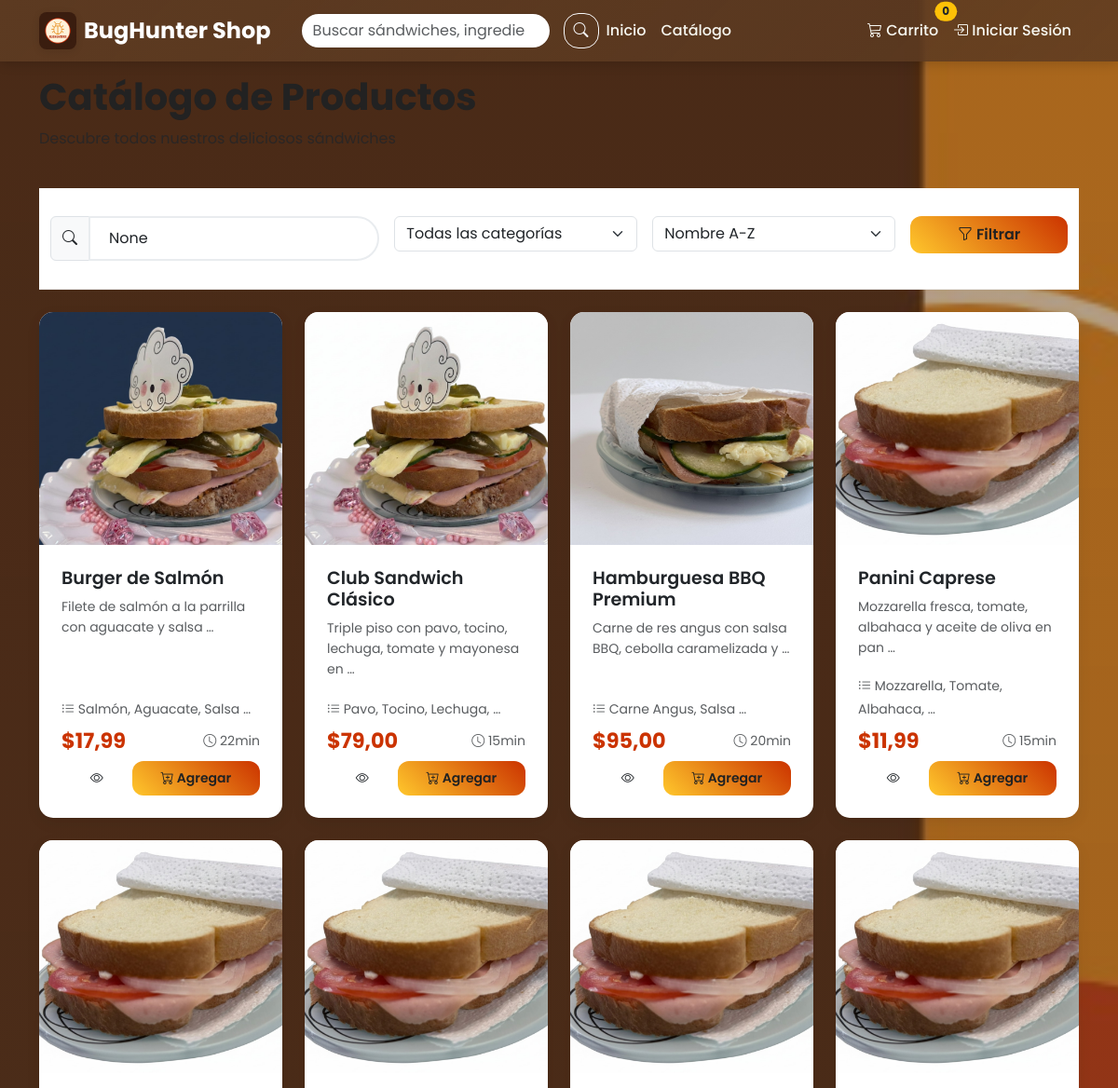
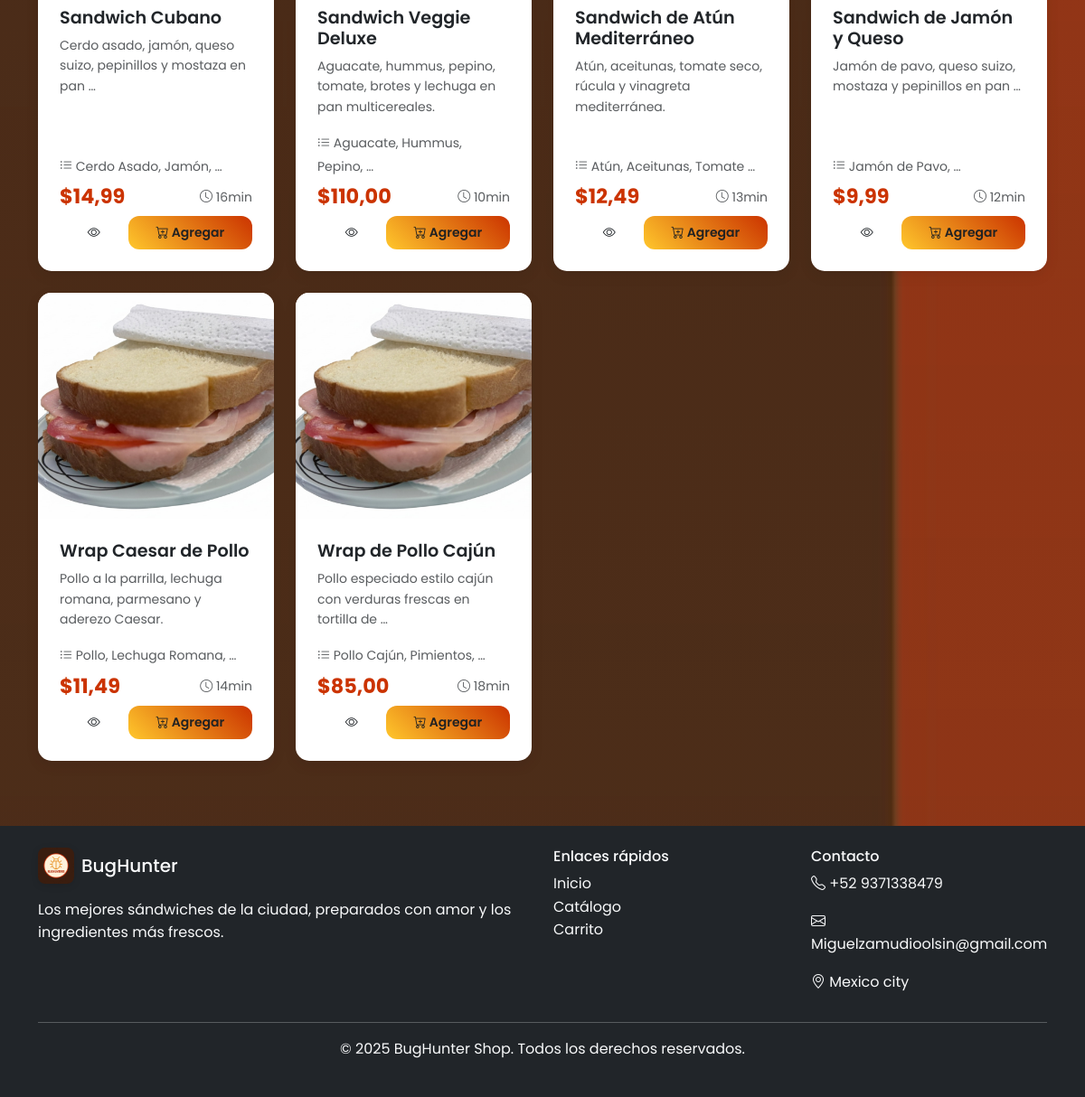
Screenshot of /catalogo/ with the database file from the repository (2 pictures, top to bottom).
### productos/models.py (models this page shows, shortened)
class Producto(models.Model):
    nombre = models.CharField(max_length=200)
    slug = models.SlugField(max_length=200, unique=True, blank=True)
    descripcion = models.TextField()
    categoria = models.ForeignKey(Categoria, on_delete=models.CASCADE, related_name='productos')
    precio = models.DecimalField(max_digits=10, decimal_places=2)
    imagen = models.ImageField(upload_to='productos/', blank=True, null=True)
    disponible = models.BooleanField(default=True)
    destacado = models.BooleanField(default=False)
    ingredientes = models.TextField(blank=True, help_text="Lista de ingredientes separados por comas")
    tiempo_preparacion = models.PositiveIntegerField(default=15, help_text="Tiempo en minutos")
    fecha_creacion = models.DateTimeField(auto_now_add=True)
    fecha_actualizacion = models.DateTimeField(auto_now=True)
    class Meta:
        verbose_name = 'Producto'
        verbose_name_plural = 'Productos'
        ordering = ['-fecha_creacion']
        indexes = [
            models.Index(fields=['slug']),
            models.Index(fields=['disponible']),
            models.Index(fields=['destacado']),
        ]
    def get_absolute_url(self):
        return reverse('productos:detalle_producto', args=[self.slug])

### productos/views.py (the view)
# urls.py: path('catalogo/', views.catalogo, name='catalogo'),
def catalogo(request):
    productos = Producto.objects.filter(disponible=True)
    categorias = Categoria.objects.filter(activo=True)
    categoria_id = request.GET.get('categoria')
    busqueda = request.GET.get('q')
    orden = request.GET.get('orden', 'nombre')
    if categoria_id:
        productos = productos.filter(categoria_id=categoria_id)
    if busqueda:
        productos = productos.filter(
            Q(nombre__icontains=busqueda) |
            Q(descripcion__icontains=busqueda) |
            Q(ingredientes__icontains=busqueda)
        )
    if orden == 'precio_asc':
        productos = productos.order_by('precio')
    elif orden == 'precio_desc':
        productos = productos.order_by('-precio')
    elif orden == 'nombre':
        productos = productos.order_by('nombre')
    elif orden == 'fecha':
        productos = productos.order_by('-fecha_creacion')
    paginator = Paginator(productos, 12)
    page_number = request.GET.get('page')
    productos_paginados = paginator.get_page(page_number)
    context = {
        'productos': productos_paginados,
        'categorias': categorias,
        'categoria_actual': categoria_id,
        'busqueda_actual': busqueda,
        'orden_actual': orden,
        'titulo': 'Catálogo de Productos'
    }
    return render(request, 'productos/catalogo.html', context)

### templates/productos/catalogo.html (shortened to what this page needs)
{% extends 'base.html' %}
{% load static %}
{% block content %}
<div class="container">
    <div class="row mb-4">
        <div class="col-12">
            <h1 class="fw-bold">{{ titulo }}</h1>
            <p class="text-muted">Descubre todos nuestros deliciosos sándwiches</p>
        </div>
    </div>
    <div class="filtros-section">
        <div class="container">
            <form method="get" class="row g-3">
                <div class="col-md-4">
                    <div class="input-group">
                        <span class="input-group-text"><i class="bi bi-search"></i></span>
                        <input type="text"
                               class="form-control search-box"
                               name="q"
                               value="{{ busqueda_actual }}"
                               placeholder="Buscar sándwiches..."
                               id="search-input">
                    </div>
                </div>
                <div class="col-md-3">
                    <select class="form-select" name="categoria" onchange="this.form.submit()">
                        <option value="">Todas las categorías</option>
                    </select>
                </div>
                <div class="col-md-3">
                    <select class="form-select" name="orden" onchange="this.form.submit()">
                        <option value="nombre" {% if orden_actual == 'nombre' %}selected{% endif %}>
                            Nombre A-Z
                        </option>
                    </select>
                </div>
                <div class="col-md-2">
                    <button type="submit" class="btn btn-primary w-100">
                        <i class="bi bi-funnel"></i> Filtrar
                    </button>
                </div>
            </form>
        </div>
    </div>
    {% if productos %}
    <div class="row">
        {% for producto in productos %}
        <div class="col-lg-3 col-md-4 col-sm-6 mb-4">
            <div class="card producto-card h-100">
                {% if forloop.counter == 1 %}
                    <img src="/media/Nproductos/1.jpg" class="card-img-top" alt="{{ producto.nombre }}" loading="lazy">
                {% elif forloop.counter == 2 %}
                    <img src="/media/Nproductos/2.jpg" class="card-img-top" alt="{{ producto.nombre }}" loading="lazy">
                {% elif forloop.counter == 3 %}
                    <img src="/media/Nproductos/3.jpg" class="card-img-top" alt="{{ producto.nombre }}" loading="lazy">
                {% else %}
                    <img src="/media/Nproductos/4.jpg" class="card-img-top" alt="{{ producto.nombre }}" loading="lazy">
                {% endif %}
                <div class="card-body d-flex flex-column">
                    <h6 class="card-title">{{ producto.nombre }}</h6>
                    <p class="card-text text-muted small flex-grow-1">
                        {{ producto.descripcion|truncatewords:10 }}
                    </p>
                    {% if producto.ingredientes %}
                    <div class="mb-2">
                        <small class="text-muted">
                            <i class="bi bi-list-ul"></i>
                            {{ producto.ingredientes|truncatewords:3 }}
                        </small>
                    </div>
                    {% endif %}
                    <div class="d-flex justify-content-between align-items-center mb-2">
                        <span class="precio h6 mb-0">${{ producto.precio }}</span>
                        <small class="text-muted">
                            <i class="bi bi-clock"></i> {{ producto.tiempo_preparacion }}min
                        </small>
                    </div>
                    <div class="btn-group w-100" role="group">
                        <a href="{{ producto.get_absolute_url }}"
                           class="btn btn-outline-primary btn-sm">
                            <i class="bi bi-eye"></i>
                        </a>
                        <form method="post"
                              action="{% url 'carrito:agregar_al_carrito' producto.id %}"
                              class="flex-grow-1 form-agregar-carrito">
                            <button type="submit" class="btn btn-primary btn-sm w-100">
                                <i class="bi bi-cart-plus"></i> Agregar
                            </button>
                        </form>
                    </div>
                </div>
            </div>
        </div>
        {% endfor %}
    </div>
    {% endif %}
</div>
{% endblock %}

### static/css/style.css (style rules this page uses)
:root { --color-primary: #5C3A21; --color-terra: #CB3300; --color-mustard: #FFC72C; --color-orange: #E57A00; --color-cream: #F7F7F0; --text-on-dark: var(--color-cream); }
body { font-family: 'Poppins', sans-serif; line-height: 1.6; color: #222; background-color: #fff; }
.site-ui { background-image: url('/media/Nproductos/ui.jpg'); background-size: cover; background-position: center center; background-attachment: fixed; position: relative; color: #222; }
.site-ui::before { content: ''; position: absolute; inset: 0; background: linear-gradient(180deg, rgba(92,58,33,0.45), rgba(92,58,33,0.55)); pointer-events: none; }
.site-ui main, .site-ui footer, .site-ui .container { position: relative; z-index: 2; }
.producto-card { border: none; border-radius: 15px; box-shadow: 0 5px 15px rgba(0,0,0,0.08); transition: all 0.3s ease; overflow: hidden; height: 100%; }
.producto-card img { height: 250px; object-fit: cover; transition: transform 0.3s ease; }
.producto-card .card-body { padding: 1.5rem; }
.producto-card .card-title { font-weight: 600; font-size: 1.2rem; margin-bottom: 0.5rem; }
.producto-card .precio { font-size: 1.4rem; font-weight: 700; color: var(--color-terra); margin-bottom: 1rem; }
.btn-primary { background: linear-gradient(45deg, var(--color-mustard), var(--color-terra)); border: none; border-radius: 12px; padding: 8px 20px; font-weight: 600; color: #222; transition: all 0.18s ease; }
.btn-outline-primary { border: 2px solid #667eea; color: #667eea; border-radius: 25px; padding: 8px 20px; font-weight: 500; transition: all 0.3s ease; }
.btn-outline-primary { border: 2px solid var(--color-accent); color: var(--color-accent); border-radius: 25px; padding: 8px 20px; font-weight: 500; transition: all 0.3s ease; }
.filtros-section { background-color: white; padding: 30px 0; border-bottom: 1px solid #eee; position: sticky; top: 76px; z-index: 1000; }
.search-box { border-radius: 25px; border: 2px solid #e9ecef; padding: 10px 20px; transition: border-color 0.3s ease; }

### rows the page displays
Producto: nombre "Burger de Salmón", descripcion "Filete de salmón a la parrilla con aguacate y salsa …", ingredientes "Salmón, Aguacate, Salsa …", precio "17,99", tiempo_preparacion "22"
Producto: nombre "Club Sandwich Clásico", descripcion "Triple piso con pavo, tocino, lechuga, tomate y mayonesa en …", ingredientes "Pavo, Tocino, Lechuga, …", precio "79,00", tiempo_preparacion "15"
Producto: nombre "Hamburguesa BBQ Premium", descripcion "Carne de res angus con salsa BBQ, cebolla caramelizada y …", ingredientes "Carne Angus, Salsa …", precio "95,00", tiempo_preparacion "20"
Producto: nombre "Panini Caprese", descripcion "Mozzarella fresca, tomate, albahaca y aceite de oliva en pan …", ingredientes "Mozzarella, Tomate, Albahaca, …", precio "11,99", tiempo_preparacion "15"
Producto: nombre "Sandwich Cubano", descripcion "Cerdo asado, jamón, queso suizo, pepinillos y mostaza en pan …", ingredientes "Cerdo Asado, Jamón, …", precio "14,99", tiempo_preparacion "16"
Producto: nombre "Sandwich Veggie Deluxe", descripcion "Aguacate, hummus, pepino, tomate, brotes y lechuga en pan multicereales.", ingredientes "Aguacate, Hummus, Pepino, …", precio "110,00", tiempo_preparacion "10"
Producto: nombre "Sandwich de Atún Mediterráneo", descripcion "Atún, aceitunas, tomate seco, rúcula y vinagreta mediterránea.", ingredientes "Atún, Aceitunas, Tomate …", precio "12,49", tiempo_preparacion "13"
Producto: nombre "Sandwich de Jamón y Queso", descripcion "Jamón de pavo, queso suizo, mostaza y pepinillos en pan …", ingredientes "Jamón de Pavo, …", precio "9,99", tiempo_preparacion "12"
Producto: nombre "Wrap Caesar de Pollo", descripcion "Pollo a la parrilla, lechuga romana, parmesano y aderezo Caesar.", ingredientes "Pollo, Lechuga Romana, …", precio "11,49", tiempo_preparacion "14"
Producto: nombre "Wrap de Pollo Cajún", descripcion "Pollo especiado estilo cajún con verduras frescas en tortilla de …", ingredientes "Pollo Cajún, Pimientos, …", precio "85,00", tiempo_preparacion "18"
